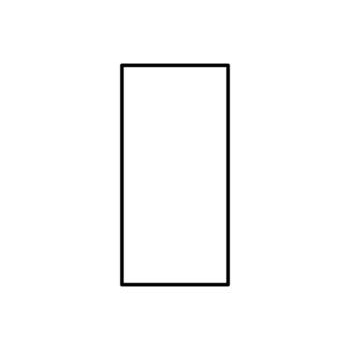
#> input picture rect1.jpg, 350 x 350 px
$ python try4.py
#> lines starting #> are read from the running program, lines starting #| are printed output that depends on the picture
import cv2
img1=cv2.imread("rect1.jpg")
#> img1 is the input picture: shape (350, 350, 3); min 0, max 255, mean 250.2
img2=cv2.imread("rect2.jpg")
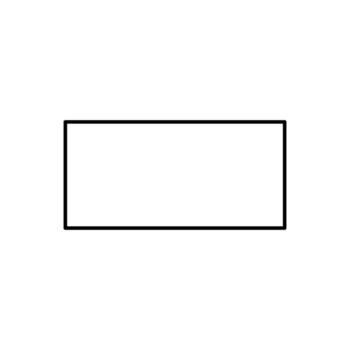
#> input picture rect2.jpg, 350 x 350 px
#> img2 is the input picture: shape (350, 350, 3); min 0, max 255, mean 250.2
res=cv2.addWeighted(img1,0.5,img2,0.5,0)
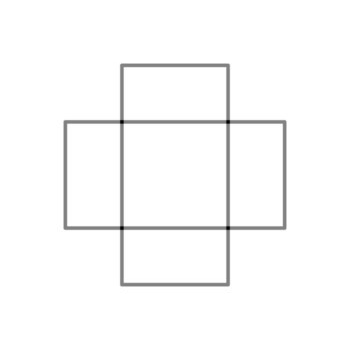
#> res: shape (350, 350, 3); min 0, max 255, mean 250.2
cv2.imshow("addition",res)
cv2.waitKey(0)
cv2.destroyAllWindows()
